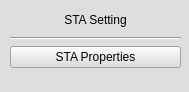
<?xml version="1.0" encoding="UTF-8"?>
<ui version="4.0">
 <class>Form</class>
 <widget class="QWidget" name="Form">
  <property name="geometry">
   <rect>
    <x>0</x>
    <y>0</y>
    <width>189</width>
    <height>92</height>
   </rect>
  </property>
  <property name="windowTitle">
   <string>Form</string>
  </property>
  <property name="styleSheet">
   <string notr="true">background-color: rgb(222, 222, 222);</string>
  </property>
  <widget class="QWidget" name="verticalLayoutWidget">
   <property name="geometry">
    <rect>
     <x>10</x>
     <y>9</y>
     <width>171</width>
     <height>59</height>
    </rect>
   </property>
   <layout class="QVBoxLayout" name="verticalLayout">
    <item>
     <widget class="QLabel" name="label">
      <property name="sizePolicy">
       <sizepolicy hsizetype="Minimum" vsizetype="Minimum">
        <horstretch>0</horstretch>
        <verstretch>0</verstretch>
       </sizepolicy>
      </property>
      <property name="text">
       <string>STA Setting</string>
      </property>
      <property name="alignment">
       <set>Qt::AlignCenter</set>
      </property>
     </widget>
    </item>
    <item>
     <widget class="Line" name="line">
      <property name="orientation">
       <enum>Qt::Horizontal</enum>
      </property>
     </widget>
    </item>
    <item>
     <widget class="QPushButton" name="STA_PropertiesButton">
      <property name="text">
       <string>STA Properties</string>
      </property>
     </widget>
    </item>
   </layout>
  </widget>
 </widget>
 <resources/>
 <connections/>
</ui>
